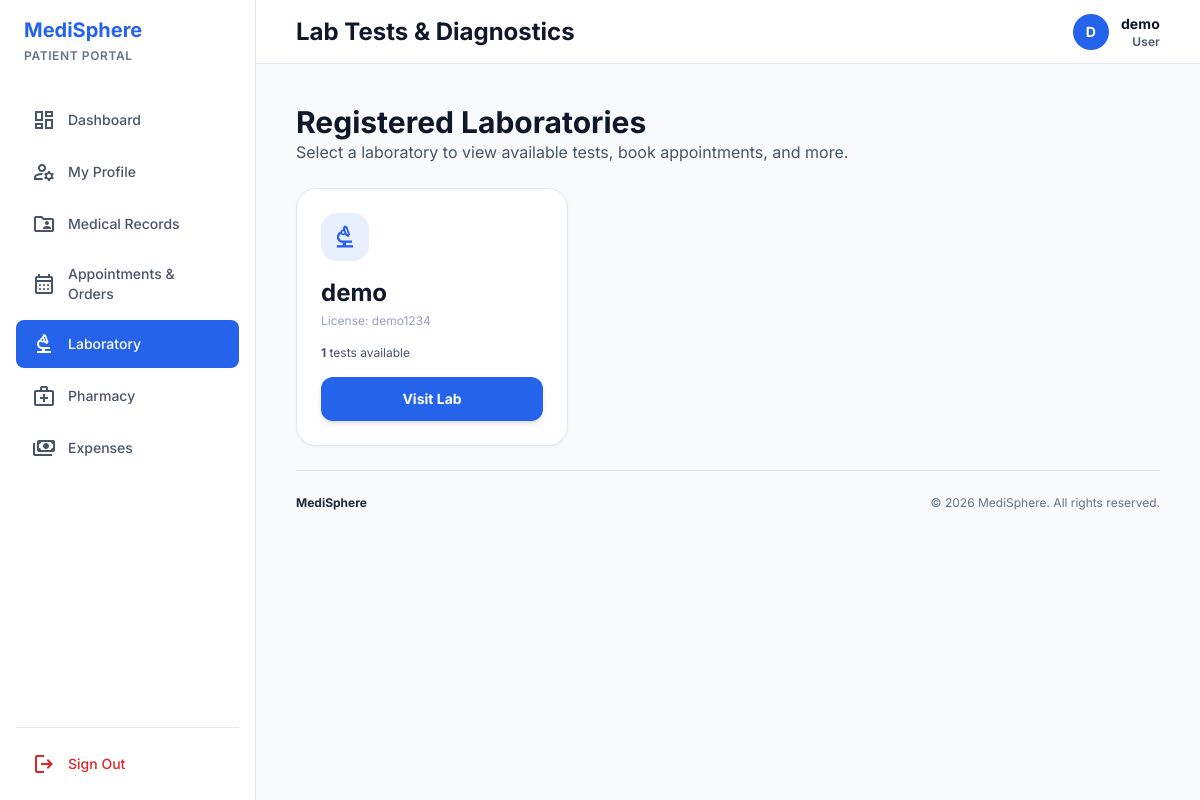
Page /lab/ (signed in) on the committed database.
### medisphere/models.py (models this page shows, shortened)
class UserProfile(models.Model):
    ROLE_CHOICES = [
        ('user', 'User'),
        ('laboratory', 'Laboratory'),
        ('medical_store', 'Medical Store'),
    ]
    GENDER_CHOICES = [
        ('male', 'Male'),
        ('female', 'Female'),
        ('non_binary', 'Non-binary'),
        ('other', 'Other'),
    ]
    BLOOD_GROUP_CHOICES = [
        ('A+', 'A+'), ('A-', 'A-'),
        ('B+', 'B+'), ('B-', 'B-'),
        ('AB+', 'AB+'), ('AB-', 'AB-'),
        ('O+', 'O+'), ('O-', 'O-'),
    ]
    user = models.OneToOneField(User, on_delete=models.CASCADE, related_name='profile')
    role = models.CharField(max_length=20, choices=ROLE_CHOICES, default='user')
    phone = models.CharField(max_length=20, blank=True, null=True)
    business_name = models.CharField(max_length=200, blank=True, null=True)
    license_number = models.CharField(max_length=100, blank=True, null=True)
    business_image = models.FileField(upload_to='business_images/', blank=True, null=True)
    other_info = models.TextField(blank=True, null=True)
    date_of_birth = models.DateField(blank=True, null=True)
    age = models.PositiveIntegerField(blank=True, null=True)
    gender = models.CharField(max_length=20, choices=GENDER_CHOICES, blank=True, null=True)
    address = models.TextField(blank=True, null=True)
    blood_group = models.CharField(max_length=5, choices=BLOOD_GROUP_CHOICES, blank=True, null=True)
    height_cm = models.DecimalField(max_digits=5, decimal_places=1, blank=True, null=True)
    weight_kg = models.DecimalField(max_digits=5, decimal_places=1, blank=True, null=True)
    bmi = models.DecimalField(max_digits=4, decimal_places=1, blank=True, null=True)
    disease_name = models.CharField(max_length=200, blank=True, null=True)
    treatment_duration_years = models.DecimalField(max_digits=4, decimal_places=1, blank=True, null=True)
    allergy_medicine = models.TextField(blank=True, null=True)
    allergy_food = models.TextField(blank=True, null=True)
    allergy_other = models.TextField(blank=True, null=True)
    emergency_contact_name = models.CharField(max_length=100, blank=True, null=True)
    emergency_contact_phone = models.CharField(max_length=20, blank=True, null=True)
    doctor_name = models.CharField(max_length=100, blank=True, null=True)
    doctor_specialization = models.CharField(max_length=100, blank=True, null=True)
    doctor_phone = models.CharField(max_length=20, blank=True, null=True)
    doctor_hospital = models.CharField(max_length=200, blank=True, null=True)
    profile_completed = models.BooleanField(default=False)
    first_login_done = models.BooleanField(default=False)
    created_at = models.DateTimeField(auto_now_add=True)

### medisphere/views.py (the view, shortened to what this page needs)
# urls.py: path('lab/', views.user_lab_view, name='user_lab'),
@login_required(login_url='login')
def user_lab_view(request):
    try:
        profile = request.user.profile
    except UserProfile.DoesNotExist:
        profile = None
    if profile and profile.role == 'laboratory':
        return redirect('lab_dashboard')
    if profile and profile.role == 'medical_store':
        return redirect('pharmacy_dashboard')
    lab_id = request.GET.get('lab')
    search_q = request.GET.get('q', '').strip()
    category_filter = request.GET.get('category', '')
    laboratories = UserProfile.objects.filter(role='laboratory')
    selected_lab = None
    lab_tests = []
    user_appointments = []
    context = {
        'user': request.user,
        'profile': profile,
        'laboratories': laboratories,
        'selected_lab': selected_lab,
        'lab_tests': lab_tests,
        'user_appointments': user_appointments,
        'search_q': search_q,
        'category_filter': category_filter,
        'category_choices': LabTest.CATEGORY_CHOICES,
    }
    return render(request, 'user_lab.html', context)

### medisphere/templates/user_lab.html (shortened to what this page needs)
<!doctype html>
<html class="light" lang="en">
  <head>
    {% include 'tailwind_setup.html' %}
  </head>
  <body class="min-h-screen flex">
    <aside
      class="h-screen sticky top-0 w-64 flex-col bg-white border-r border-slate-200 hidden md:flex p-4 gap-2 z-50"
    >
      <div class="mb-6 px-2">
        <a href="{% url 'landing_page' %}" class="flex items-center gap-2">
          <h1 class="text-xl font-bold text-primary">MediSphere</h1>
        </a>
        <p
          class="text-xs text-slate-500 uppercase tracking-wider font-semibold mt-1"
        >
          Patient Portal
        </p>
      </div>
      <nav class="flex-1 space-y-1">
        <a
          class="flex items-center gap-3 px-4 py-3 text-slate-600 hover:bg-slate-100 rounded-lg transition-colors"
          href="{% url 'user_dashboard' %}"
        >
          <span class="material-symbols-outlined">dashboard</span
          ><span class="text-sm font-medium">Dashboard</span>
        </a>
        <a
          class="flex items-center gap-3 px-4 py-3 text-slate-600 hover:bg-slate-100 rounded-lg transition-colors"
          href="{% url 'user_profile' %}"
        >
          <span class="material-symbols-outlined">manage_accounts</span
          ><span class="text-sm font-medium">My Profile</span>
        </a>
        <a
          class="flex items-center gap-3 px-4 py-3 text-slate-600 hover:bg-slate-100 rounded-lg transition-colors"
          href="{% url 'medical_reports' %}"
        >
          <span class="material-symbols-outlined">folder_shared</span
          ><span class="text-sm font-medium">Medical Records</span>
        </a>
        <a
          class="flex items-center gap-3 px-4 py-3 text-slate-600 hover:bg-slate-100 rounded-lg transition-colors"
          href="{% url 'user_appointments' %}"
        >
          <span class="material-symbols-outlined">calendar_month</span>
          <span class="text-sm font-medium">Appointments & Orders</span>
        </a>
        <a
          class="flex items-center gap-3 px-4 py-3 bg-primary text-white font-semibold rounded-lg"
          href="{% url 'user_lab' %}"
        >
          <span class="material-symbols-outlined">biotech</span
          ><span class="text-sm font-medium">Laboratory</span>
        </a>
        <a
          class="flex items-center gap-3 px-4 py-3 text-slate-600 hover:bg-slate-100 rounded-lg transition-colors"
          href="{% url 'user_pharmacy' %}"
        >
          <span class="material-symbols-outlined">medical_services</span
          ><span class="text-sm font-medium">Pharmacy</span>
        </a>
        <a
          class="flex items-center gap-3 px-4 py-3 text-slate-600 hover:bg-slate-100 rounded-lg transition-colors"
          href="{% url 'expenses' %}"
        >
          <span class="material-symbols-outlined">payments</span>
          <span class="text-sm font-medium">Expenses</span>
        </a>
      </nav>
      <div class="mt-auto pt-4 border-t border-slate-200">
        <a
          class="flex items-center gap-3 px-4 py-2 text-red-600 hover:bg-red-50 rounded-lg"
          href="{% url 'logout' %}"
        >
          <span class="material-symbols-outlined">logout</span
          ><span class="text-sm font-medium">Sign Out</span>
        </a>
      </div>
    </aside>
    <main class="flex-1 flex flex-col min-w-0 overflow-y-auto">
      <header
        class="sticky top-0 bg-white border-b border-slate-200 flex items-center justify-between px-10 h-16 z-40"
      >
        <div class="flex items-center gap-3">
          {% if selected_lab %}
          <a
            href="{% url 'user_lab' %}"
            class="flex items-center gap-1 text-on-surface-variant hover:text-primary transition-colors text-sm"
          >
            <span class="material-symbols-outlined text-[18px]"
              >arrow_back</span
            >
            Labs
          </a>
          <span class="material-symbols-outlined text-outline text-[16px]"
            >chevron_right</span
          >
          <span class="font-bold text-sm text-on-surface"
            >{{ selected_lab.business_name }}</span
          >
          {% else %}
          <span class="font-bold text-2xl text-on-surface"
            >Lab Tests & Diagnostics</span
          >
          {% endif %}
        </div>
        <div class="flex items-center gap-3">
           <div
            class="w-9 h-9 rounded-full bg-primary flex items-center justify-center text-white font-bold text-label-md"
          >
            {{ user.first_name|first|upper }}{{ user.last_name|first|upper }}
          </div>
          <div class="hidden sm:block text-right">
              <p class="font-label-md text-label-md font-bold text-on-surface">
                {{ user.get_full_name|default:user.username }}
              </p>
              <p class="font-label-sm text-label-sm text-on-surface-variant">
                {% if profile %}{{ profile.get_role_display }}{% else %}Member{% endif %}
              </p>
          </div>
        </div>
      </header>
      <div class="p-10 max-w-7xl w-full mx-auto space-y-6 animate-fade-up">
         {% if not selected_lab %}
        <div class="mb-6">
          <h2 class="text-3xl font-bold text-on-surface">
            Registered Laboratories
          </h2>
          <p class="text-base text-on-surface-variant">
            Select a laboratory to view available tests, book appointments, and
            more.
          </p>
        </div>
        {% if laboratories %}
        <div class="grid grid-cols-1 md:grid-cols-3 gap-6">
          {% for lab in laboratories %}
          <div
            class="glass-card rounded-[20px] p-6 flex flex-col justify-between hover:border-primary/40 transition-all"
          >
            <div>
              {% if lab.business_image %}
              <div
                class="w-full h-36 rounded-2xl border border-outline-variant/20 overflow-hidden mb-4 bg-white"
              >
                <img
                  src="{{ lab.business_image.url }}"
                  alt="{{ lab.business_name }}"
                  class="w-full h-full object-cover"
                />
              </div>
              {% else %}
              <div
                class="w-12 h-12 bg-primary/10 rounded-2xl flex items-center justify-center text-primary mb-4"
              >
                <span class="material-symbols-outlined text-[28px]"
                  >biotech</span
                >
              </div>
              {% endif %}
              <h3 class="font-bold text-2xl text-on-surface mb-1">
                {{ lab.business_name|default:lab.user.get_full_name }}
              </h3>
              <p class="text-xs text-outline mb-4">
                License: {{ lab.license_number|default:"Verified Partner" }}
              </p>
              <p class="text-xs text-on-surface-variant">
                <strong>{{ lab.lab_tests.all.count }}</strong> tests available
              </p>
            </div>
            <a
              href="?lab={{ lab.id }}"
              class="mt-4 w-full bg-primary text-white text-center font-bold text-sm py-3 rounded-xl hover:bg-primary/95 transition-all shadow-md block"
            >
              Visit Lab
            </a>
          </div>
          {% endfor %}
        </div>
        {% endif %} {% endif %}
        <footer
          class="py-6 border-t border-slate-200 flex justify-between items-center text-xs text-slate-500"
        >
          <span class="font-bold text-slate-800">MediSphere</span>
          <span>&copy; 2026 MediSphere. All rights reserved.</span>
        </footer>
      </div>
    </main>
  </body>
</html>

### medisphere/templates/user_lab.html (style rules this page uses)
body { font-family: "Inter", sans-serif; background: #f8fafc; -webkit-font-smoothing: antialiased; }
.material-symbols-outlined { font-variation-settings: "FILL" 0, "wght" 400, "GRAD" 0, "opsz" 24; vertical-align: middle; display: inline-block; line-height: 1; }
.glass-card { background: #ffffff; border: 1px solid #e2e8f0; box-shadow: 0 1px 3px rgba(0, 0, 0, 0.05); }

### rows in the picture
UserProfile: role "User"
UserProfile: business_name "demo", license_number "demo1234", lab_tests.all.count "1"

### other values in the picture
{{ user.first_name|first|upper }} "D"
{{ user.get_full_name|default:user.username }} "demo"
